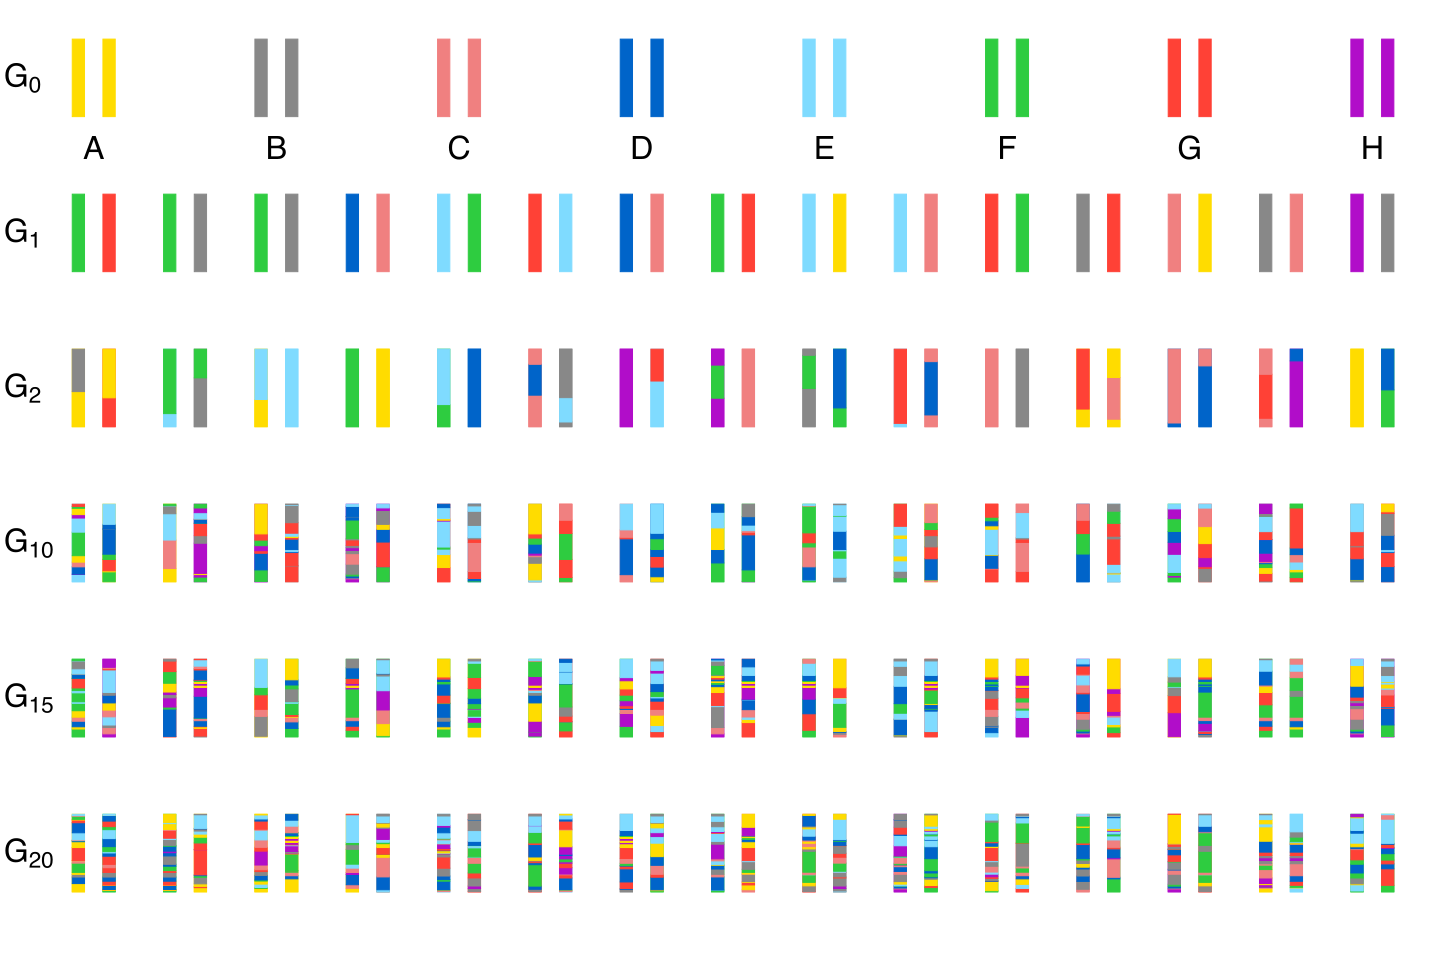

Recreate this plot in R.
##############################
# HS
##############################

n.lines <- 80

color <- qtl2::CCcolors
library(simcross)


par(bty="n", mar=rep(0.1, 4), cex=2)
plot(0,0,xlim=c(0,864),ylim=c(25,480),xaxt="n",yaxt="n",xlab="",ylab="",type="n")

u <- par("usr")
text(u[1],460,expression(G[0]),adj=c(0,0.5))

xloc <- 10
yloc <- 480
for(i in 1:8) {
  rect(xloc,yloc,xloc+8,yloc-40,col=color[i],border=color[i], lend=1, ljoin=1)
  rect(xloc+20,yloc,xloc+28,yloc-40,col=color[i],border=color[i], lend=1, ljoin=1)
  text(xloc+14,yloc-50,LETTERS[i],adj=c(0.5,1))
  
  xloc <- xloc+38+35+46
}

set.seed(11716366)
# need to have source func.R
gen <- vector("list", n.lines)
for(i in 1:n.lines)
  gen[[i]] <- create_parent(100, sample(1:8, 2))
wh <- seq(1, n.lines, by=5)

xloc <- 10
yloc <- yloc - 80
for(i in 1:15) {
  g <- c(gen[[wh[i]]]$mat$alleles[1], gen[[wh[i]]]$pat$alleles[1])
  rect(xloc,yloc,xloc+8,yloc-40,col=color[g[1]],border=color[g[1]], lend=1, ljoin=1)
  rect(xloc+20,yloc,xloc+28,yloc-40,col=color[g[2]],border=color[g[2]], lend=1, ljoin=1)
  
  xloc <- xloc+(38+35+46)/2
}
text(u[1],yloc-20,expression(G[1]),adj=c(0,0.5))

mysample <- function(n)
  as.numeric(t(apply(matrix(1:n, ncol=2, byrow=TRUE), 2, sample)))

old <- gen[mysample(n.lines)]
for(i in 1:(n.lines/2)) {
  gen[[i*2-1]] <- cross(old[[i*2-1]], old[[i*2]])
  gen[[i*2]] <- cross(old[[i*2-1]], old[[i*2]])
}

xloc <- 10
yloc <- yloc - 80
for(i in 1:15) {
  thegen <- gen[[wh[i]]]
  g <- c(thegen$mat$alleles[1], thegen$pat$alleles[1])
  
  rect(xloc,yloc,xloc+8,yloc-40,col=color[g[1]],border=color[g[1]], lend=1, ljoin=1)
  rect(xloc+20,yloc,xloc+28,yloc-40,col=color[g[2]],border=color[g[2]], lend=1, ljoin=1)
  
  mult <- 40/max(thegen$mat$locations)
  xxloc <- c(xloc, xloc+20)
  for(k in 1:2) {
    temp <- thegen[[k]]
    loc <- c(0, temp$locations)
    for(j in 2:length(loc)) {
      rect(xxloc[k],yloc-40+loc[j]*mult,xxloc[k]+8,yloc-40+loc[j-1]*mult,
           col=color[temp$alleles[j-1]],border=color[temp$alleles[j-1]], lend=1, ljoin=1)
    }
  }
  
  xloc <- xloc+(38+35+46)/2
}
text(u[1],yloc-20,expression(G[2]),adj=c(0,0.5))


for(kk in 3:10) {
  old <- gen[mysample(n.lines)]
  for(i in 1:(n.lines/2)) {
    gen[[i*2-1]] <- cross(old[[i*2-1]], old[[i*2]])
    gen[[i*2]] <- cross(old[[i*2-1]], old[[i*2]])
  }
}

xloc <- 10
yloc <- yloc - 80
for(i in 1:15) {
  thegen <- gen[[wh[i]]]
  g <- c(thegen$mat$alleles[1], thegen$pat$alleles[2])
  
  rect(xloc,yloc,xloc+8,yloc-40,col=color[g[1]],border=color[g[1]], lend=1, ljoin=1)
  rect(xloc+20,yloc,xloc+28,yloc-40,col=color[g[2]],border=color[g[2]], lend=1, ljoin=1)
  
  mult <- 40/max(thegen[[1]]$locations)
  xxloc <- c(xloc, xloc+20)
  for(k in 1:2) {
    temp <- thegen[[k]]
    loc <- c(0, temp$locations)
    for(j in 2:length(loc)) {
      rect(xxloc[k],yloc-40+loc[j]*mult,xxloc[k]+8,yloc-40+loc[j-1]*mult,
           col=color[temp$alleles[j-1]],border=color[temp$alleles[j-1]], lend=1, ljoin=1)
    }
  }
  
  xloc <- xloc+(38+35+46)/2
}
text(u[1],yloc-20,expression(G[10]),adj=c(0,0.5))


for(kk in 11:15) {
  old <- gen[mysample(n.lines)]
  for(i in 1:(n.lines/2)) {
    gen[[i*2-1]] <- cross(old[[i*2-1]], old[[i*2]])
    gen[[i*2]] <- cross(old[[i*2-1]], old[[i*2]])
  }
}

xloc <- 10
yloc <- yloc - 80
for(i in 1:15) {
  thegen <- gen[[wh[i]]]
  g <- c(thegen$mat$alleles[1], thegen$pat$alleles[1])
  
  rect(xloc,yloc,xloc+8,yloc-40,col=color[g[1]],border=color[g[1]], lend=1, ljoin=1)
  rect(xloc+20,yloc,xloc+28,yloc-40,col=color[g[2]],border=color[g[2]], lend=1, ljoin=1)
  
  mult <- 40/max(thegen$mat$locations)
  xxloc <- c(xloc, xloc+20)
  for(k in 1:2) {
    temp <- thegen[[k]]
    loc <- c(0, temp$locations)
    for(j in 2:length(loc)) {
      rect(xxloc[k],yloc-40+loc[j]*mult,xxloc[k]+8,yloc-40+loc[j-1]*mult,
           col=color[temp$alleles[j-1]],border=color[temp$alleles[j-1]], lend=1, ljoin=1)
    }
  }
  
  xloc <- xloc+(38+35+46)/2
}
text(u[1],yloc-20,expression(G[15]),adj=c(0,0.5))

for(kk in 16:20) {
  old <- gen[mysample(n.lines)]
  for(i in 1:(n.lines/2)) {
    gen[[i*2-1]] <- cross(old[[i*2-1]], old[[i*2]])
    gen[[i*2]] <- cross(old[[i*2-1]], old[[i*2]])
  }
}

xloc <- 10
yloc <- yloc - 80
for(i in 1:15) {
  thegen <- gen[[wh[i]]]
  g <- c(thegen$mat$alleles[1], thegen$pat$alleles[1])
  
  rect(xloc,yloc,xloc+8,yloc-40,col=color[g[1]],border=color[g[1]], lend=1, ljoin=1)
  rect(xloc+20,yloc,xloc+28,yloc-40,col=color[g[2]],border=color[g[2]], lend=1, ljoin=1)
  
  mult <- 40/max(thegen[[1]]$locations)
  xxloc <- c(xloc, xloc+20)
  for(k in 1:2) {
    temp <- thegen[[k]]
    loc <- c(0, temp$locations)
    for(j in 2:length(loc)) {
      rect(xxloc[k],yloc-40+loc[j]*mult,xxloc[k]+8,yloc-40+loc[j-1]*mult,
           col=color[temp$alleles[j-1]],border=color[temp$alleles[j-1]], lend=1, ljoin=1)
    }
  }
  
  xloc <- xloc+(38+35+46)/2
}
text(u[1],yloc-20,expression(G[20]),adj=c(0,0.5))
